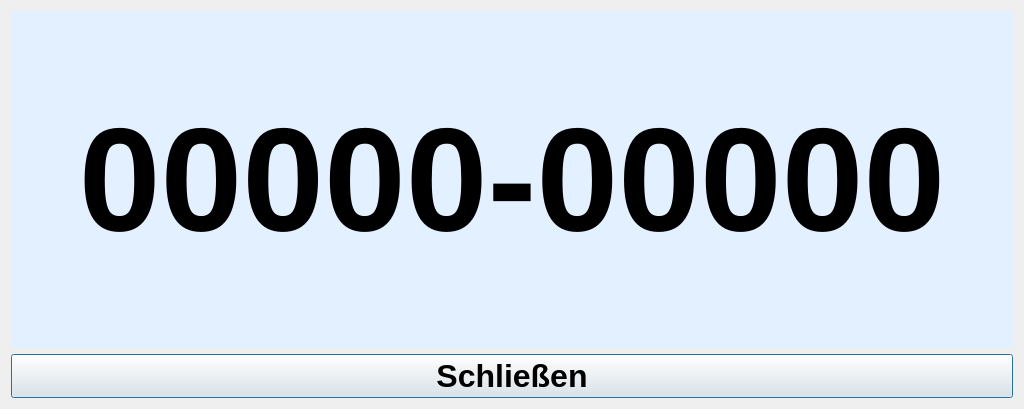
<?xml version="1.0" encoding="UTF-8"?>
<ui version="4.0">
 <class>Fullscreen</class>
 <widget class="QWidget" name="Fullscreen">
  <property name="geometry">
   <rect>
    <x>0</x>
    <y>0</y>
    <width>1024</width>
    <height>409</height>
   </rect>
  </property>
  <property name="windowTitle">
   <string>Form</string>
  </property>
  <layout class="QGridLayout" name="gridLayout">
   <item row="0" column="0">
    <widget class="QLabel" name="labelCode">
     <property name="font">
      <font>
       <pointsize>110</pointsize>
       <bold>true</bold>
      </font>
     </property>
     <property name="styleSheet">
      <string notr="true">background-color: rgb(226, 240, 255);</string>
     </property>
     <property name="text">
      <string>00000-00000</string>
     </property>
     <property name="alignment">
      <set>Qt::AlignCenter</set>
     </property>
    </widget>
   </item>
   <item row="1" column="0">
    <widget class="QPushButton" name="pushButtonClose">
     <property name="font">
      <font>
       <pointsize>24</pointsize>
       <bold>true</bold>
      </font>
     </property>
     <property name="text">
      <string>Schließen</string>
     </property>
     <property name="default">
      <bool>true</bool>
     </property>
    </widget>
   </item>
  </layout>
 </widget>
 <resources/>
 <connections/>
</ui>
